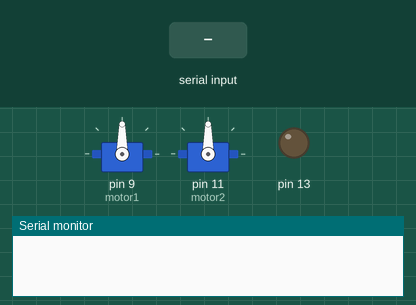
Bench run of a sketch on a simulated Arduino Uno, built with avr-gcc and run on an emulated ATmega328P. Parts: 2 × servo, output pins drawn as LEDs (lit = HIGH), the last lines printed to the serial monitor. The inputs (shaded band) are chosen by the test bench.

Above: at 1.2 s.
1.3 s: "1" received over Serial
At 1.8 s:
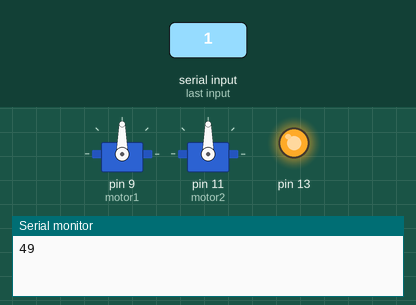
Timing chart, 0 to 4.3 s (numbered marks = the images above; inputs shaded):
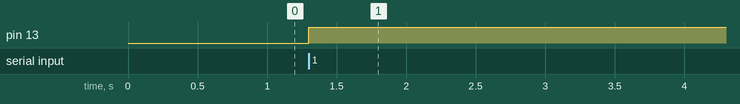

Measured:
- after the input at 1.3 s, pin 13: LOW → HIGH at once

The sketch:

bluetest4.ino
```cpp
#include <Servo.h>
#include <SoftwareSerial.h>

Servo motor1;
Servo motor2;

int state = 0;
void setup()
{
  Serial.begin(9600);
  motor1.attach(9);
  motor2.attach(11);
  pinMode(13, OUTPUT);
}
void loop()
{
  int data;
  if(Serial.available() > 0)
  {
    digitalWrite(13, HIGH);
    data = Serial.read();
    Serial.println(data);

    if(data == 1)
    {
      state = 1;
    }
    if(data == 2)
    {
      state = 2;
    }
    else if(data == 20)
    {
       digitalWrite(13, LOW);
    }
    else if(data > 20)
    {
      if(state == 1)
      {
        motor1.write(data);
      }
      else if(state == 2)
      {
        motor2.write(data);
      }
    }
  }
  else
  {
    data = 0;
  }
    delay(25);
}
```
